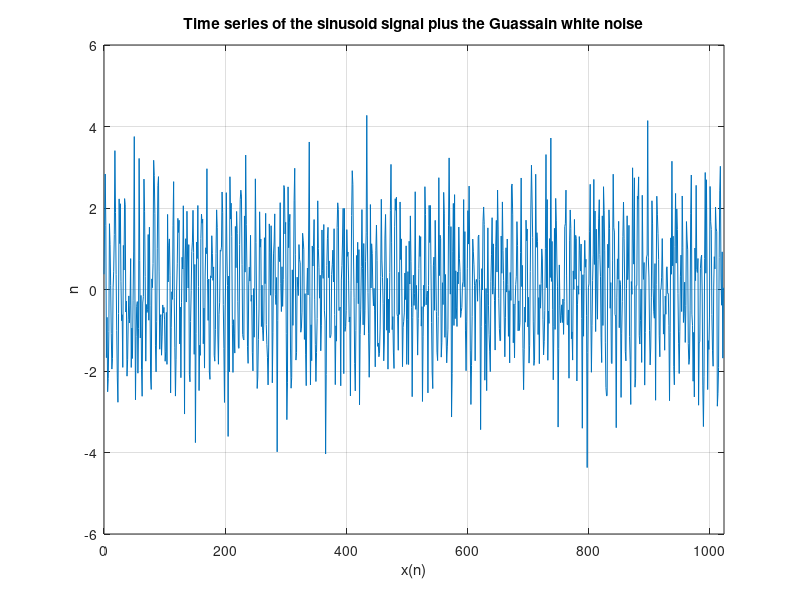

This chart was generated by the following MATLAB code: (Note: this script raises an error after producing the figure.)
% 1
N = 1024;
n = 0:1023;
A = sqrt(2);
signal = A * sin(2*pi*0.125*n);
noise = randn(1,1024);
x = signal + noise;
figure;
plot(n, x);
grid;
xlabel('x(n)');
ylabel('n');
title ('Time series of the sinusoid signal plus the Guassain white noise');
xlim([0,1024]);

% 2
fs = 1;
for NFFT = [128, 256, 512, 1024]
    [pxx,f] = pwelch(x(1:NFFT), NFFT, 0, NFFT, fs, 'centered');
    figure; grid;
    plot(f, 10*log10(pxx));
    set(gca,'xtick', [-0.5 -0.25 0 0.25 0.5]);
    title(['Power Sprectral Estimatioin , N = NFFT = ' num2str(NFFT) ]);
    ylim([-30 30]);
    xlabel('f (cycles/sample)');
    ylabel("Magnitude(dB)");
    grid;
    
    figure; grid;
    plot(f, 10*log10(pxx));
    set(gca,'xtick', [-0.5 -0.25 0 0.25 0.5]);
    title(['Power Sprectral Estimatioin (Zoom in) , N = NFFT = ' num2str(NFFT) ]);
    ylim([-5 5]);
    xlabel('f (cycles/sample)');
    ylabel("Magnitude(dB)");
    grid;
end

3
M = 128;
for overlap = [0, 64, 96]
    window = hamming(M);
    [pxx,f] = pwelch(x, M, overlap, M, fs,'centered');
    U = sum(window.^2) / M;
    figure; grid;
    plot(f, 10*log10(pxx));
    ylim([-5 20]);
    set(gca,'xtick', [-0.5 -0.25 0 0.25 0.5]);
    xlabel('f (cycles/sample)');
    ylabel('Magnitude (dB)');
    title(['Power Spectral Estimation, N=1024, M=128, Overlap=' num2str(overlap)]);
    grid;
    
    figure; grid;
    plot(f, 10*log10(pxx));
    set(gca,'xtick', [-0.5 -0.25 0 0.25 0.5]);
    ylim([-5 5]);
    xlabel('f (cycles/sample)');
    ylabel('Magnitude (dB)');
    title(['Power Spectral Estimation (Zoom in), N=1024, M=128, Overlap=' num2str(overlap)]);
    grid;
end

% 4
% segment the time series
x_reshape = reshape(x,[128, 8])';
% calculate the coherent average
x_avg = sum(x_reshape, 1)./8;
n = 0:127;
figure;
plot(n, x_avg);
grid;
xlabel('n');
ylabel('value');
title ('Coherently averaged time series');
xlim([0 128]);
ylim([-2 2]);

NFFT = 128;
M = 128;
window = hamming(M);
U = sum(window.^2) / M;
f = -0.5 : 1/NFFT : 0.5-1/NFFT;
X = fft(x_avg.*window' ,NFFT);
X = fftshift(X);
figure;
plot(f, 10*log10(abs(X).^2/(fs*M*U)));
grid;
% ylim([-5 20]);
set(gca,'xtick', [-0.5 -0.25 0 0.25 0.5]);
xlabel('f (cycles/sample)');
ylabel('Magnitude (dB)');
title('Power Spectral Estimation (coherently averaging before FFT)');

X2_matrix = zeros(8, 128);
for i=1:8
   X2_matrix(i,:) = fftshift(fft(x_reshape(i,:).*window', NFFT)); 
end
X2 = sum(X2_matrix, 1)./8;
figure;
plot(f, 10*log10(abs(X2).^2/(fs*M*U)));
grid;
% ylim([-5 20]);
set(gca,'xtick', [-0.5 -0.25 0 0.25 0.5]);
xlabel('f (cycles/sample)');
ylabel('Magnitude (dB)');
title('Power Spectral Estimation (FFT before coherently averaging)');



